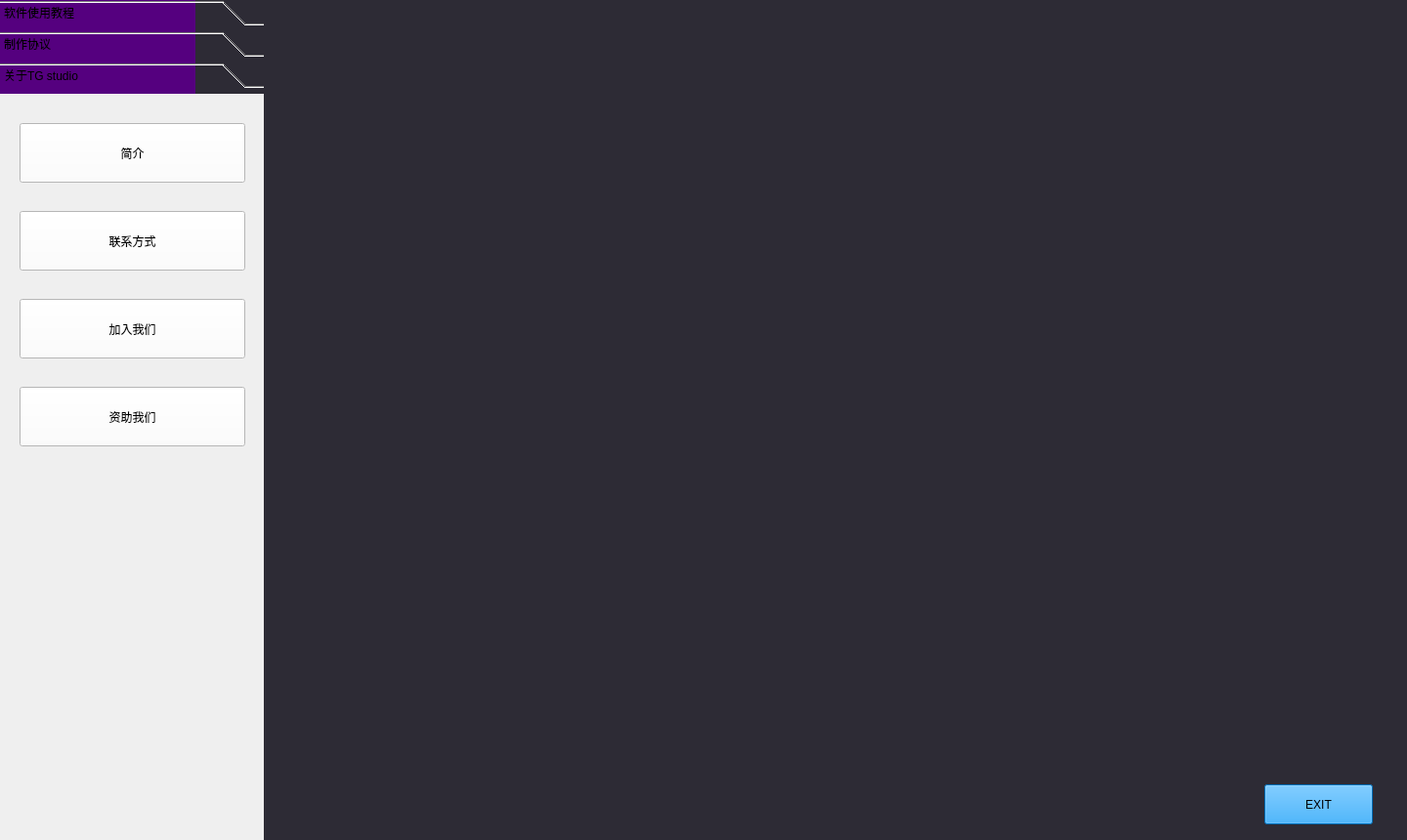
<?xml version="1.0" encoding="UTF-8"?>
<ui version="4.0">
 <class>Form</class>
 <widget class="QWidget" name="Form">
  <property name="geometry">
   <rect>
    <x>0</x>
    <y>0</y>
    <width>1440</width>
    <height>860</height>
   </rect>
  </property>
  <property name="windowTitle">
   <string>Form</string>
  </property>
  <widget class="QWidget" name="gridLayoutWidget">
   <property name="geometry">
    <rect>
     <x>0</x>
     <y>0</y>
     <width>1441</width>
     <height>861</height>
    </rect>
   </property>
   <layout class="QGridLayout" name="gridLayout_C">
    <item row="0" column="0">
     <widget class="QWidget" name="widget_C" native="true">
      <widget class="QLabel" name="lb_backgroundLineI_C">
       <property name="geometry">
        <rect>
         <x>0</x>
         <y>0</y>
         <width>281</width>
         <height>860</height>
        </rect>
       </property>
       <property name="styleSheet">
        <string notr="true">background-color: rgb(45, 43, 53);</string>
       </property>
       <property name="text">
        <string/>
       </property>
      </widget>
      <widget class="QToolBox" name="tb_box_C">
       <property name="geometry">
        <rect>
         <x>0</x>
         <y>0</y>
         <width>271</width>
         <height>861</height>
        </rect>
       </property>
       <property name="styleSheet">
        <string notr="true"/>
       </property>
       <property name="currentIndex">
        <number>2</number>
       </property>
       <widget class="QWidget" name="page_BoxI_C">
        <property name="geometry">
         <rect>
          <x>0</x>
          <y>0</y>
          <width>271</width>
          <height>771</height>
         </rect>
        </property>
        <property name="minimumSize">
         <size>
          <width>271</width>
          <height>0</height>
         </size>
        </property>
        <attribute name="label">
         <string>软件使用教程</string>
        </attribute>
        <widget class="QPushButton" name="pb_uiArgument_BoxI_C">
         <property name="geometry">
          <rect>
           <x>20</x>
           <y>120</y>
           <width>231</width>
           <height>61</height>
          </rect>
         </property>
         <property name="styleSheet">
          <string notr="true">background-color: rgb(255, 255, 255);</string>
         </property>
         <property name="text">
          <string>布局参数使用教程</string>
         </property>
        </widget>
        <widget class="QPushButton" name="pb_downTutorial_BoxI_C">
         <property name="geometry">
          <rect>
           <x>20</x>
           <y>210</y>
           <width>231</width>
           <height>61</height>
          </rect>
         </property>
         <property name="styleSheet">
          <string notr="true">background-color: rgb(255, 255, 255);</string>
         </property>
         <property name="text">
          <string>导出教程</string>
         </property>
        </widget>
        <widget class="QPushButton" name="pb_uiMadeRule_BoxI_C">
         <property name="geometry">
          <rect>
           <x>20</x>
           <y>300</y>
           <width>231</width>
           <height>61</height>
          </rect>
         </property>
         <property name="styleSheet">
          <string notr="true">background-color: rgb(255, 255, 255);</string>
         </property>
         <property name="text">
          <string>二创UI自定义模板规范</string>
         </property>
        </widget>
        <widget class="QPushButton" name="pb_mind_BoxI_C">
         <property name="geometry">
          <rect>
           <x>20</x>
           <y>390</y>
           <width>231</width>
           <height>61</height>
          </rect>
         </property>
         <property name="styleSheet">
          <string notr="true">background-color: rgb(255, 255, 255);</string>
         </property>
         <property name="text">
          <string>注意事项</string>
         </property>
        </widget>
        <widget class="QPushButton" name="pb_uiDictionary_BoxI_C">
         <property name="geometry">
          <rect>
           <x>20</x>
           <y>480</y>
           <width>231</width>
           <height>61</height>
          </rect>
         </property>
         <property name="styleSheet">
          <string notr="true">background-color: rgb(255, 255, 255);</string>
         </property>
         <property name="text">
          <string>布局参数参考文档</string>
         </property>
        </widget>
        <widget class="QPushButton" name="pb_flowTutorial_BoxI_C">
         <property name="geometry">
          <rect>
           <x>20</x>
           <y>30</y>
           <width>231</width>
           <height>61</height>
          </rect>
         </property>
         <property name="styleSheet">
          <string notr="true">background-color: rgb(255, 255, 255);</string>
         </property>
         <property name="text">
          <string>流程图使用教程</string>
         </property>
        </widget>
        <widget class="QLabel" name="lb_background_BoxI_C">
         <property name="geometry">
          <rect>
           <x>-8</x>
           <y>-5</y>
           <width>281</width>
           <height>781</height>
          </rect>
         </property>
         <property name="text">
          <string/>
         </property>
         <property name="pixmap">
          <pixmap resource="../images/C2_Demo.qrc">:/old/C2(dictionary)/lb_box_background_C.jpg</pixmap>
         </property>
        </widget>
        <zorder>lb_background_BoxI_C</zorder>
        <zorder>pb_uiArgument_BoxI_C</zorder>
        <zorder>pb_downTutorial_BoxI_C</zorder>
        <zorder>pb_uiMadeRule_BoxI_C</zorder>
        <zorder>pb_mind_BoxI_C</zorder>
        <zorder>pb_uiDictionary_BoxI_C</zorder>
        <zorder>pb_flowTutorial_BoxI_C</zorder>
       </widget>
       <widget class="QWidget" name="page_BoxII_C">
        <property name="geometry">
         <rect>
          <x>0</x>
          <y>0</y>
          <width>271</width>
          <height>771</height>
         </rect>
        </property>
        <attribute name="label">
         <string>制作协议</string>
        </attribute>
        <widget class="QPushButton" name="pb_madeRule_BoxII_C">
         <property name="geometry">
          <rect>
           <x>20</x>
           <y>30</y>
           <width>231</width>
           <height>61</height>
          </rect>
         </property>
         <property name="styleSheet">
          <string notr="true">background-color: rgb(255, 255, 255);</string>
         </property>
         <property name="text">
          <string>引擎二创协议</string>
         </property>
        </widget>
        <widget class="QPushButton" name="pb_userRule_BoxII_C">
         <property name="geometry">
          <rect>
           <x>20</x>
           <y>120</y>
           <width>231</width>
           <height>61</height>
          </rect>
         </property>
         <property name="styleSheet">
          <string notr="true">background-color: rgb(255, 255, 255);</string>
         </property>
         <property name="text">
          <string>用户条款</string>
         </property>
        </widget>
        <widget class="QPushButton" name="pb_licence_BoxII_C">
         <property name="geometry">
          <rect>
           <x>20</x>
           <y>210</y>
           <width>231</width>
           <height>61</height>
          </rect>
         </property>
         <property name="styleSheet">
          <string notr="true">background-color: rgb(255, 255, 255);</string>
         </property>
         <property name="text">
          <string>商用许可证</string>
         </property>
        </widget>
        <widget class="QPushButton" name="pb_disclaimer_BoxII_C">
         <property name="geometry">
          <rect>
           <x>20</x>
           <y>310</y>
           <width>231</width>
           <height>61</height>
          </rect>
         </property>
         <property name="styleSheet">
          <string notr="true">background-color: rgb(255, 255, 255);</string>
         </property>
         <property name="text">
          <string>免责声明</string>
         </property>
        </widget>
        <widget class="QLabel" name="lb_background_BoxII_C">
         <property name="geometry">
          <rect>
           <x>0</x>
           <y>0</y>
           <width>271</width>
           <height>771</height>
          </rect>
         </property>
         <property name="text">
          <string/>
         </property>
         <property name="pixmap">
          <pixmap resource="../images/C2_Demo.qrc">:/old/C2(dictionary)/lb_box_background_C.jpg</pixmap>
         </property>
        </widget>
        <zorder>lb_background_BoxII_C</zorder>
        <zorder>pb_madeRule_BoxII_C</zorder>
        <zorder>pb_userRule_BoxII_C</zorder>
        <zorder>pb_licence_BoxII_C</zorder>
        <zorder>pb_disclaimer_BoxII_C</zorder>
       </widget>
       <widget class="QWidget" name="page_BoxIII_C">
        <property name="geometry">
         <rect>
          <x>0</x>
          <y>0</y>
          <width>271</width>
          <height>771</height>
         </rect>
        </property>
        <attribute name="label">
         <string>关于TG studio</string>
        </attribute>
        <widget class="QPushButton" name="pb_introduce_BoxIII_C">
         <property name="geometry">
          <rect>
           <x>20</x>
           <y>30</y>
           <width>231</width>
           <height>61</height>
          </rect>
         </property>
         <property name="styleSheet">
          <string notr="true">background-color: rgb(255, 255, 255);</string>
         </property>
         <property name="text">
          <string>简介</string>
         </property>
        </widget>
        <widget class="QPushButton" name="pb_contact_BoxIII_C">
         <property name="geometry">
          <rect>
           <x>20</x>
           <y>120</y>
           <width>231</width>
           <height>61</height>
          </rect>
         </property>
         <property name="styleSheet">
          <string notr="true">background-color: rgb(255, 255, 255);</string>
         </property>
         <property name="text">
          <string>联系方式</string>
         </property>
        </widget>
        <widget class="QPushButton" name="pb_joinUs_BoxIII_C">
         <property name="geometry">
          <rect>
           <x>20</x>
           <y>210</y>
           <width>231</width>
           <height>61</height>
          </rect>
         </property>
         <property name="styleSheet">
          <string notr="true">background-color: rgb(255, 255, 255);</string>
         </property>
         <property name="text">
          <string>加入我们</string>
         </property>
        </widget>
        <widget class="QLabel" name="lb_background_BoxIII_C">
         <property name="geometry">
          <rect>
           <x>0</x>
           <y>0</y>
           <width>271</width>
           <height>771</height>
          </rect>
         </property>
         <property name="text">
          <string/>
         </property>
         <property name="pixmap">
          <pixmap resource="../images/C2_Demo.qrc">:/old/C2(dictionary)/lb_box_background_C.jpg</pixmap>
         </property>
        </widget>
        <widget class="QPushButton" name="pb_subsidize_BoxIII_C">
         <property name="geometry">
          <rect>
           <x>20</x>
           <y>300</y>
           <width>231</width>
           <height>61</height>
          </rect>
         </property>
         <property name="styleSheet">
          <string notr="true">background-color: rgb(255, 255, 255);</string>
         </property>
         <property name="text">
          <string>资助我们</string>
         </property>
        </widget>
        <zorder>lb_background_BoxIII_C</zorder>
        <zorder>pb_introduce_BoxIII_C</zorder>
        <zorder>pb_contact_BoxIII_C</zorder>
        <zorder>pb_joinUs_BoxIII_C</zorder>
        <zorder>pb_subsidize_BoxIII_C</zorder>
       </widget>
      </widget>
      <widget class="QLabel" name="lb_backgroundLineII_C">
       <property name="geometry">
        <rect>
         <x>0</x>
         <y>0</y>
         <width>200</width>
         <height>840</height>
        </rect>
       </property>
       <property name="styleSheet">
        <string notr="true">background-color: rgb(85, 0, 127);</string>
       </property>
       <property name="text">
        <string/>
       </property>
      </widget>
      <widget class="QStackedWidget" name="sw_content_C">
       <property name="geometry">
        <rect>
         <x>270</x>
         <y>0</y>
         <width>1171</width>
         <height>861</height>
        </rect>
       </property>
       <property name="currentIndex">
        <number>12</number>
       </property>
       <widget class="QWidget" name="page_content4_BoxI_C">
        <widget class="QLabel" name="lb_content_background4I_C">
         <property name="geometry">
          <rect>
           <x>0</x>
           <y>0</y>
           <width>1170</width>
           <height>860</height>
          </rect>
         </property>
         <property name="styleSheet">
          <string notr="true">background-color: rgb(45, 43, 53);</string>
         </property>
         <property name="text">
          <string/>
         </property>
        </widget>
       </widget>
       <widget class="QWidget" name="page_content1_BoxI_C">
        <widget class="QLabel" name="lb_content_background1I_C">
         <property name="geometry">
          <rect>
           <x>0</x>
           <y>0</y>
           <width>1170</width>
           <height>860</height>
          </rect>
         </property>
         <property name="styleSheet">
          <string notr="true">background-color: rgb(45, 43, 53);</string>
         </property>
         <property name="text">
          <string/>
         </property>
        </widget>
        <widget class="QLabel" name="lb_BV_Box1III_C">
         <property name="geometry">
          <rect>
           <x>0</x>
           <y>0</y>
           <width>451</width>
           <height>51</height>
          </rect>
         </property>
         <property name="styleSheet">
          <string notr="true">background-color:rgb(20, 20, 24);
font: 75 20pt &quot;微软雅黑&quot;;
color:rgb(255, 255, 255);</string>
         </property>
         <property name="text">
          <string>视频：BV114514</string>
         </property>
        </widget>
        <widget class="QGraphicsView" name="graView_viede_Box1III_C">
         <property name="geometry">
          <rect>
           <x>60</x>
           <y>80</y>
           <width>1050</width>
           <height>650</height>
          </rect>
         </property>
        </widget>
       </widget>
       <widget class="QWidget" name="page_content2_BoxI_C">
        <widget class="QLabel" name="lb_content_background2I_C">
         <property name="geometry">
          <rect>
           <x>0</x>
           <y>0</y>
           <width>1170</width>
           <height>860</height>
          </rect>
         </property>
         <property name="styleSheet">
          <string notr="true">background-color: rgb(45, 43, 53);</string>
         </property>
         <property name="text">
          <string/>
         </property>
        </widget>
        <widget class="QGraphicsView" name="graView_viede_Box2I_C">
         <property name="geometry">
          <rect>
           <x>60</x>
           <y>80</y>
           <width>1050</width>
           <height>650</height>
          </rect>
         </property>
        </widget>
        <widget class="QLabel" name="lb_BV_Box2I_C">
         <property name="geometry">
          <rect>
           <x>0</x>
           <y>0</y>
           <width>451</width>
           <height>51</height>
          </rect>
         </property>
         <property name="styleSheet">
          <string notr="true">background-color:rgb(20, 20, 24);
font: 75 20pt &quot;微软雅黑&quot;;
color:rgb(255, 255, 255);</string>
         </property>
         <property name="text">
          <string>视频：BV114514</string>
         </property>
        </widget>
       </widget>
       <widget class="QWidget" name="page_content3_BoxI_C">
        <widget class="QLabel" name="lb_content_background3I_C">
         <property name="geometry">
          <rect>
           <x>0</x>
           <y>0</y>
           <width>1170</width>
           <height>860</height>
          </rect>
         </property>
         <property name="styleSheet">
          <string notr="true">background-color: rgb(45, 43, 53);</string>
         </property>
         <property name="text">
          <string/>
         </property>
        </widget>
        <widget class="QGraphicsView" name="graView_viede_Box3I_C">
         <property name="geometry">
          <rect>
           <x>60</x>
           <y>80</y>
           <width>1050</width>
           <height>650</height>
          </rect>
         </property>
        </widget>
        <widget class="QLabel" name="lb_BV_Box3I_C">
         <property name="geometry">
          <rect>
           <x>0</x>
           <y>0</y>
           <width>451</width>
           <height>51</height>
          </rect>
         </property>
         <property name="styleSheet">
          <string notr="true">background-color:rgb(20, 20, 24);
font: 75 20pt &quot;微软雅黑&quot;;
color:rgb(255, 255, 255);</string>
         </property>
         <property name="text">
          <string>视频：BV114514</string>
         </property>
        </widget>
       </widget>
       <widget class="QWidget" name="page_content6_BoxI_C">
        <widget class="QLabel" name="lb_content_background6I_C">
         <property name="geometry">
          <rect>
           <x>0</x>
           <y>0</y>
           <width>1170</width>
           <height>860</height>
          </rect>
         </property>
         <property name="styleSheet">
          <string notr="true">background-color: rgb(45, 43, 53);</string>
         </property>
         <property name="text">
          <string/>
         </property>
        </widget>
       </widget>
       <widget class="QWidget" name="page_content4_BoxIII_C">
        <widget class="QLabel" name="lb_content_background4III_C">
         <property name="geometry">
          <rect>
           <x>0</x>
           <y>0</y>
           <width>1170</width>
           <height>860</height>
          </rect>
         </property>
         <property name="styleSheet">
          <string notr="true">background-color: rgb(45, 43, 53);</string>
         </property>
         <property name="text">
          <string/>
         </property>
        </widget>
       </widget>
       <widget class="QWidget" name="page_content1_BoxII_C">
        <widget class="QLabel" name="lb_content_background1II_C">
         <property name="geometry">
          <rect>
           <x>0</x>
           <y>0</y>
           <width>1170</width>
           <height>860</height>
          </rect>
         </property>
         <property name="styleSheet">
          <string notr="true">background-color: rgb(45, 43, 53);</string>
         </property>
         <property name="text">
          <string/>
         </property>
        </widget>
       </widget>
       <widget class="QWidget" name="page_content2_BoxII_C">
        <widget class="QLabel" name="lb_content_background2II_C">
         <property name="geometry">
          <rect>
           <x>0</x>
           <y>0</y>
           <width>1170</width>
           <height>860</height>
          </rect>
         </property>
         <property name="styleSheet">
          <string notr="true">background-color: rgb(45, 43, 53);</string>
         </property>
         <property name="text">
          <string/>
         </property>
        </widget>
       </widget>
       <widget class="QWidget" name="page_content3_BoxII_C">
        <widget class="QLabel" name="lb_content_background3II_C">
         <property name="geometry">
          <rect>
           <x>0</x>
           <y>0</y>
           <width>1170</width>
           <height>860</height>
          </rect>
         </property>
         <property name="styleSheet">
          <string notr="true">background-color: rgb(45, 43, 53);</string>
         </property>
         <property name="text">
          <string/>
         </property>
        </widget>
       </widget>
       <widget class="QWidget" name="page_content4_BoxII_C">
        <widget class="QLabel" name="lb_content_background4II_C">
         <property name="geometry">
          <rect>
           <x>0</x>
           <y>0</y>
           <width>1170</width>
           <height>860</height>
          </rect>
         </property>
         <property name="styleSheet">
          <string notr="true">background-color: rgb(45, 43, 53);</string>
         </property>
         <property name="text">
          <string/>
         </property>
        </widget>
       </widget>
       <widget class="QWidget" name="page_content1_BoxIII_C">
        <widget class="QLabel" name="lb_background1III_C">
         <property name="geometry">
          <rect>
           <x>0</x>
           <y>0</y>
           <width>1170</width>
           <height>860</height>
          </rect>
         </property>
         <property name="styleSheet">
          <string notr="true">background-color: rgb(45, 43, 53);</string>
         </property>
         <property name="text">
          <string/>
         </property>
        </widget>
       </widget>
       <widget class="QWidget" name="page_content2_BoxIII_C">
        <widget class="QLabel" name="lb_content_background2III_C">
         <property name="geometry">
          <rect>
           <x>0</x>
           <y>0</y>
           <width>1170</width>
           <height>860</height>
          </rect>
         </property>
         <property name="styleSheet">
          <string notr="true">background-color: rgb(45, 43, 53);</string>
         </property>
         <property name="text">
          <string/>
         </property>
        </widget>
       </widget>
       <widget class="QWidget" name="page_content3_BoxIII_C">
        <widget class="QLabel" name="lb_content_background3III_C">
         <property name="geometry">
          <rect>
           <x>0</x>
           <y>0</y>
           <width>1170</width>
           <height>860</height>
          </rect>
         </property>
         <property name="styleSheet">
          <string notr="true">background-color: rgb(45, 43, 53);</string>
         </property>
         <property name="text">
          <string/>
         </property>
        </widget>
       </widget>
       <widget class="QWidget" name="page_content5_BoxI_C">
        <widget class="QLabel" name="lb_content_background5I_C">
         <property name="geometry">
          <rect>
           <x>0</x>
           <y>0</y>
           <width>1170</width>
           <height>860</height>
          </rect>
         </property>
         <property name="styleSheet">
          <string notr="true">background-color: rgb(45, 43, 53);</string>
         </property>
         <property name="text">
          <string/>
         </property>
        </widget>
       </widget>
      </widget>
      <widget class="QPushButton" name="pb_exit_C">
       <property name="geometry">
        <rect>
         <x>1294</x>
         <y>803</y>
         <width>111</width>
         <height>41</height>
        </rect>
       </property>
       <property name="styleSheet">
        <string notr="true">background-color: rgb(0, 153, 255);
font: 16pt &quot;微软雅黑&quot;;</string>
       </property>
       <property name="text">
        <string>EXIT</string>
       </property>
      </widget>
      <zorder>lb_backgroundLineI_C</zorder>
      <zorder>lb_backgroundLineII_C</zorder>
      <zorder>tb_box_C</zorder>
      <zorder>sw_content_C</zorder>
      <zorder>pb_exit_C</zorder>
     </widget>
    </item>
   </layout>
  </widget>
 </widget>
 <resources>
  <include location="../images/C2_Demo.qrc"/>
 </resources>
 <connections/>
</ui>
